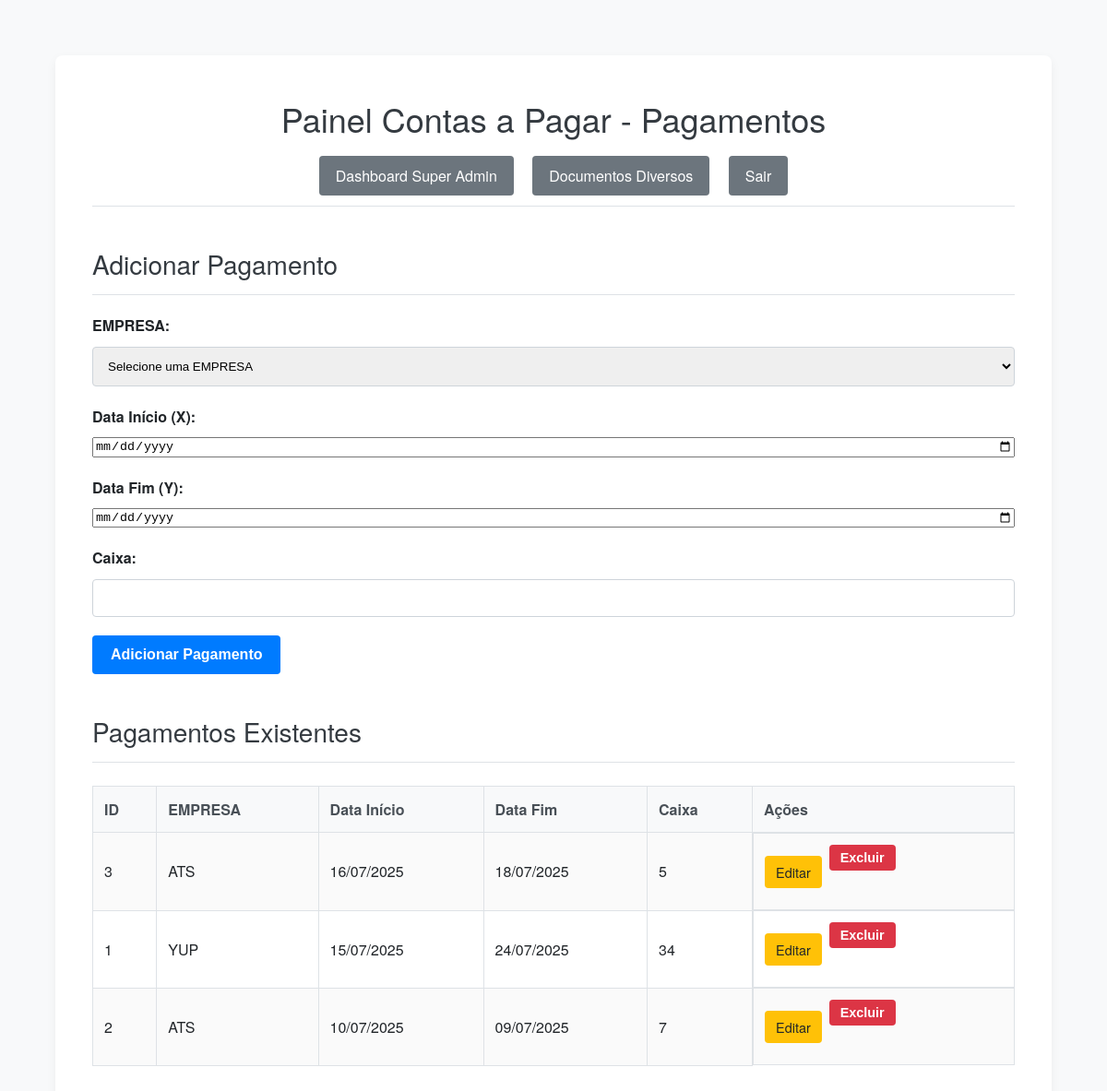
The page /contas_a_pagar/dashboard (signed in) on the database as committed earlier.
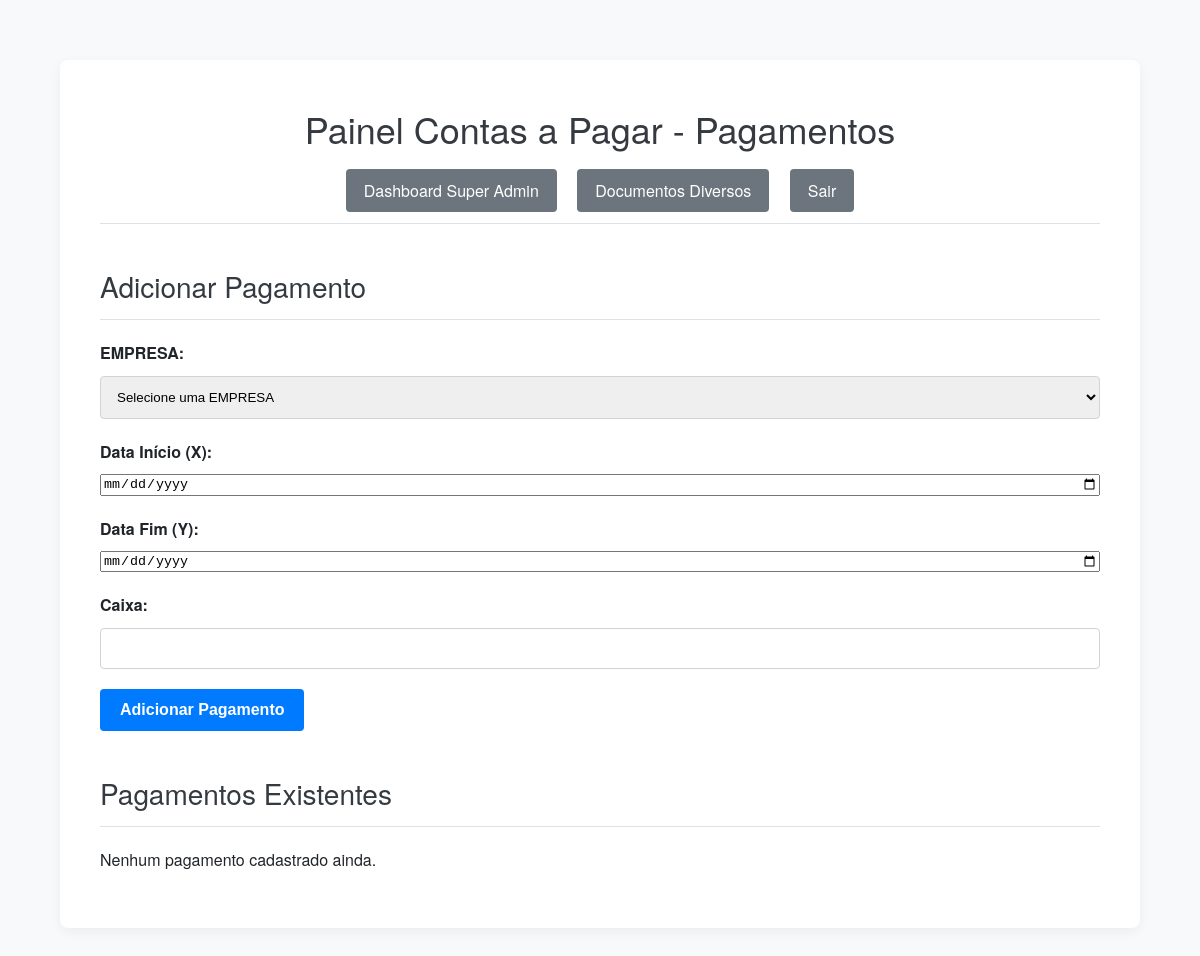
The same page on the database as committed later.
### tables this page shows
CREATE TABLE contas_a_pagar_pagamentos (
            id INTEGER PRIMARY KEY AUTOINCREMENT,
            pagamento_data_inicio TEXT NOT NULL,
            pagamento_data_fim TEXT NOT NULL,
            caixa TEXT NOT NULL,
            store_id INTEGER,
            FOREIGN KEY (store_id) REFERENCES stores(id)
        );

CREATE TABLE stores (
            id INTEGER PRIMARY KEY AUTOINCREMENT,
            name TEXT UNIQUE NOT NULL
        );

### app.py (the view, shortened to what this page needs)
@app.route('/contas_a_pagar/dashboard', methods=['GET', 'POST'])
@login_required
@role_required(['super_admin', 'admin_contas_a_pagar'])
def contas_a_pagar_dashboard():
    db = get_db()
    stores = []
    if session['role'] == 'super_admin':
        pagamentos = db.execute("SELECT p.*, s.name as store_name FROM contas_a_pagar_pagamentos p LEFT JOIN stores s ON p.store_id = s.id ORDER BY p.pagamento_data_inicio DESC").fetchall()
        stores = db.execute("SELECT id, name FROM stores ORDER BY name").fetchall()
    else:
        pagamentos = db.execute("SELECT p.*, s.name as store_name FROM contas_a_pagar_pagamentos p LEFT JOIN stores s ON p.store_id = s.id WHERE p.store_id = ? ORDER BY p.pagamento_data_inicio DESC", (session.get('store_id'),)).fetchall()
    pagamentos = [dict(row) for row in pagamentos]
    for item in pagamentos:
        try:
            print("INICIO:", item['pagamento_data_inicio'])
            print("FIM:", item['pagamento_data_fim'])
            item['pagamento_data_inicio'] = datetime.strptime(item['pagamento_data_inicio'], '%Y-%m-%d').strftime('%d/%m/%Y')
            item['pagamento_data_fim'] = datetime.strptime(item['pagamento_data_fim'], '%Y-%m-%d').strftime('%d/%m/%Y')
        except Exception as e:
            print("Erro ao formatar data:", e)
    return render_template('contas_a_pagar/contas_a_pagar_dashboard.html', pagamentos=pagamentos, stores=stores)

### app.py (called while the page is built)
def login_required(f):
    @wraps(f)
    def decorated_function(*args, **kwargs):
        if 'logged_in' not in session:
            flash('Você precisa fazer login para acessar esta página.', 'danger')
            return redirect(url_for('admin_login'))
        return f(*args, **kwargs)
    return decorated_function

def role_required(allowed_roles):
    def decorator(f):
        @wraps(f)
        def decorated_function(*args, **kwargs):
            if 'logged_in' not in session or 'role' not in session:
                flash('Você precisa fazer login para acessar esta página.', 'danger')
                return redirect(url_for('admin_login'))
            if session['role'] not in allowed_roles:
                flash('Você não tem permissão para acessar esta página.', 'danger')
                if session.get('role') == 'super_admin':
                    return redirect(url_for('super_admin_dashboard'))
                return redirect(url_for('index'))
            return f(*args, **kwargs)
        return decorated_function
    return decorator

### database.py (called while the page is built)
def get_db():
    if 'db' not in g:
        g.db = sqlite3.connect(
            DATABASE
        )
        g.db.row_factory = sqlite3.Row
    return g.db

### templates/contas_a_pagar/contas_a_pagar_dashboard.html (shortened to what this page needs)
<!DOCTYPE html>
<html lang="pt-br">
<head>
    <link rel="stylesheet" href="{{ url_for('static', filename='css/style.css') }}">
</head>
<body>
    <div class="container">
        <h1>Painel Contas a Pagar - Pagamentos</h1>
        <div class="admin-nav">
            {% if session.role == 'super_admin' %}
                <a href="{{ url_for('super_admin_dashboard') }}">Dashboard Super Admin</a>
            {% endif %}
            <a href="{{ url_for('documentos_diversos_dashboard') }}">Documentos Diversos</a>
            <a href="{{ url_for('admin_logout') }}">Sair</a>
        </div>
        <h2>Adicionar Pagamento</h2>
        <form action="{{ url_for('contas_a_pagar_dashboard') }}" method="POST">
            {% if session.role == 'super_admin' %}
            <label for="store_id">EMPRESA:</label>
            <select id="store_id" name="store_id" required>
                <option value="">Selecione uma EMPRESA</option>
            </select>
            {% endif %}
            <label for="pagamento_data_inicio">Data Início (X):</label>
            <input type="date" id="pagamento_data_inicio" name="pagamento_data_inicio" required>
            <label for="pagamento_data_fim">Data Fim (Y):</label>
            <input type="date" id="pagamento_data_fim" name="pagamento_data_fim" required>
            <label for="caixa">Caixa:</label>
            <input type="text" id="caixa" name="caixa" required>
            <button type="submit">Adicionar Pagamento</button>
        </form>
        <h2>Pagamentos Existentes</h2>
        {% if pagamentos %}
            <table>
                <thead>
                    <tr>
                        <th>ID</th>
                        {% if session.role == 'super_admin' %}
                        <th>EMPRESA</th>
                        {% endif %}
                        <th>Data Início</th>
                        <th>Data Fim</th>
                        <th>Caixa</th>
                        <th>Ações</th>
                    </tr>
                </thead>
                <tbody>
                    {% for item in pagamentos %}
                        <tr>
                            <td>{{ item.id }}</td>
                            {% if session.role == 'super_admin' %}
                            <td>{{ item.store_name or 'N/A' }}</td>
                            {% endif %}
                            <td>{{ item.pagamento_data_inicio }}</td>
                            <td>{{ item.pagamento_data_fim }}</td>
                            <td>{{ item.caixa }}</td>
                            <td class="actions">
                                <a href="{{ url_for('contas_a_pagar_pagamentos_edit', item_id=item.id) }}" class="edit">Editar</a>
                                <form action="{{ url_for('contas_a_pagar_pagamentos_delete', item_id=item.id) }}" method="POST" style="display:inline;">
                                    <button type="submit" class="delete" onclick="return confirm('Tem certeza que deseja excluir este pagamento?');">Excluir</button>
                                </form>
                            </td>
                        </tr>
                    {% endfor %}
                </tbody>
            </table>
        {% else %}
            <p>Nenhum pagamento cadastrado ainda.</p>
        {% endif %}
    </div>
</body>
</html>

### static/css/style.css (style rules this page uses)
body { font-family: 'Helvetica Neue', Arial, sans-serif; margin: 0; padding: 20px; background-color: #f8f9fa; color: #212529; line-height: 1.6; }
.container { max-width: 1000px; margin: 40px auto; background-color: #ffffff; padding: 40px; border-radius: 8px; box-shadow: 0 4px 12px rgba(0, 0, 0, 0.05); }
h1, h2 { color: #343a40; margin-top: 0; margin-bottom: 20px; font-weight: 500; }
h1 { font-size: 2.25rem; text-align: center; margin-bottom: 40px; }
h2 { font-size: 1.75rem; border-bottom: 1px solid #dee2e6; padding-bottom: 10px; margin-top: 40px; }
form { display: flex; flex-direction: column; gap: 20px; margin-bottom: 30px; }
form label { font-weight: bold; margin-bottom: -10px; }
form input[type="text"], form input[type="password"], form textarea, form select { padding: 12px; border: 1px solid #ced4da; border-radius: 4px; width: 100%; box-sizing: border-box; transition: border-color 0.2s ease, box-shadow 0.2s ease; }
form button { background-color: #007bff; color: white; padding: 12px 20px; border: none; border-radius: 4px; cursor: pointer; font-size: 16px; font-weight: bold; transition: background-color 0.3s ease; align-self: flex-start; }
.admin-nav { text-align: center; margin: -20px 0 30px 0; padding-bottom: 20px; border-bottom: 1px solid #dee2e6; }
.admin-nav a { background-color: #6c757d; color: white; padding: 10px 18px; border-radius: 4px; text-decoration: none; margin: 0 8px; transition: background-color 0.3s ease; }

Rows that differ between the two databases and show on the page:
removed contas_a_pagar_pagamentos: id "3", name "ATS", pagamento_data_inicio "16/07/2025", pagamento_data_fim "18/07/2025", caixa "5"
removed contas_a_pagar_pagamentos: id "1", name "YUP", pagamento_data_inicio "15/07/2025", pagamento_data_fim "24/07/2025", caixa "34"
removed contas_a_pagar_pagamentos: id "2", name "ATS", pagamento_data_inicio "10/07/2025", pagamento_data_fim "09/07/2025", caixa "7"
Other text that changed with them:
text no longer shown: "ID EMPRESA Data Início Data Fim Caixa Ações"
text now shown: "Nenhum pagamento cadastrado ainda."
